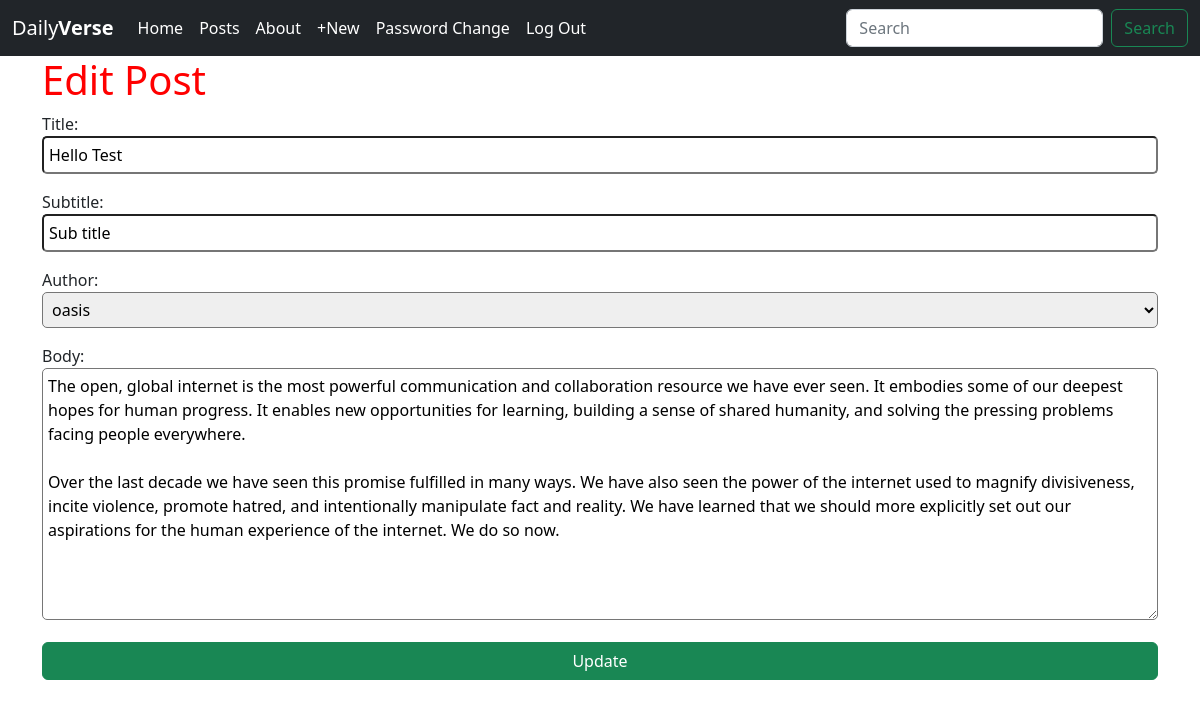
The app's page /posts/17/edit/ (signed in) with its own data.
### posts/models.py (models this page shows, shortened)
class Post(models.Model):
    title = models.CharField(max_length=256)
    subtitle = models.CharField(max_length=256)
    author = models.ForeignKey(
        get_user_model(),
        on_delete=models.CASCADE
    )
    body = models.TextField()
    created_on = models.DateTimeField(auto_now_add=True)

### posts/views.py (the view)
# urls.py: path('<int:pk>/edit/', PostUpdateView.as_view(), name='edit'),
class PostUpdateView(LoginRequiredMixin, UserPassesTestMixin, UpdateView):
    template_name = "posts/edit.html"
    model = Post
    fields = ["title", "subtitle", "author", "body"] # Fields will be showed on the page
    def test_func(self):
        post_obj = self.get_object()
        return post_obj.author == self.request.user

### templates/posts/edit.html (shortened to what this page needs)
{% extends 'base.html' %}
{% block content %}
    <div id="update-container">
        <h1>Edit Post</h1>
        <form method="POST">
            {{ form.as_p }}
            <input type="submit" value="Update" class="btn btn-success btn-md" id="update-post-btn">
        </form>
    </div>
{% endblock content %}

### static/css/base.css (style rules this page uses)
h1 { color: red; }
#id_title, #id_subtitle, #id_author, #id_body, #create-post { padding: 5px; margin: 0px auto; width: 100%; border-radius: 5px; }
#update-post-btn { width: 100%; }

### records on screen
Post: title "Hello Test", subtitle "Sub title", author "oasis", body "The open, global internet is the most powerful communication and collaboration resource we have ever seen. It embodies some of our deepest hopes for human progress. It enables new opportunities for learning, building a sense of shared humanity, and solving the pressing problems facing people everywhere. Over the last decade we have seen this promise fulfilled in many ways. We have also seen the power of the internet used to magnify divisiveness, incite violence, promote hatred, and intentionally manipulate fact and reality. We have learned that we should more explicitly set out our aspirations for the human experience of the internet. We do so now."
